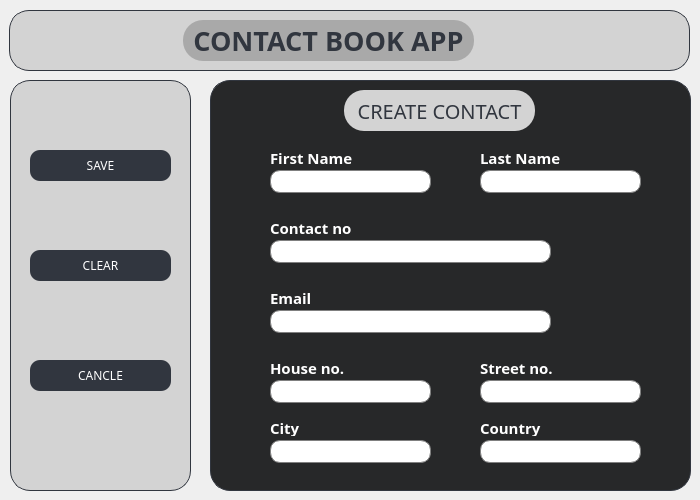
<?xml version="1.0" encoding="UTF-8"?>
<ui version="4.0">
 <class>AddContactWindow</class>
 <widget class="QDialog" name="AddContactWindow">
  <property name="geometry">
   <rect>
    <x>0</x>
    <y>0</y>
    <width>700</width>
    <height>500</height>
   </rect>
  </property>
  <property name="windowTitle">
   <string>Dialog</string>
  </property>
  <property name="styleSheet">
   <string notr="true">QForm
{
	background-color: black;
}</string>
  </property>
  <widget class="QFrame" name="UpperPanel">
   <property name="geometry">
    <rect>
     <x>9</x>
     <y>10</y>
     <width>681</width>
     <height>61</height>
    </rect>
   </property>
   <property name="maximumSize">
    <size>
     <width>16777215</width>
     <height>16777215</height>
    </size>
   </property>
   <property name="styleSheet">
    <string notr="true">QFrame {
    background-color: lightgray;
    border: 1px solid #31363F;
    border-radius: 20px;
}

QFrame:hover {
    background-color: darkgray;
}</string>
   </property>
   <property name="frameShape">
    <enum>QFrame::StyledPanel</enum>
   </property>
   <property name="frameShadow">
    <enum>QFrame::Raised</enum>
   </property>
   <widget class="QLabel" name="Heading">
    <property name="geometry">
     <rect>
      <x>174</x>
      <y>10</y>
      <width>291</width>
      <height>41</height>
     </rect>
    </property>
    <property name="font">
     <font>
      <family>Unispace</family>
      <pointsize>20</pointsize>
      <bold>true</bold>
     </font>
    </property>
    <property name="styleSheet">
     <string notr="true">QLabel
{
	background-color: darkgray;
	border: none;
	color: #31363F;
}</string>
    </property>
    <property name="text">
     <string>CONTACT BOOK APP</string>
    </property>
    <property name="alignment">
     <set>Qt::AlignCenter</set>
    </property>
   </widget>
  </widget>
  <widget class="QFrame" name="LeftPanel">
   <property name="geometry">
    <rect>
     <x>10</x>
     <y>80</y>
     <width>181</width>
     <height>411</height>
    </rect>
   </property>
   <property name="styleSheet">
    <string notr="true">QFrame {
    background-color: lightgray;
    border: 1px solid #31363F;
    border-radius: 20px;
}

QFrame:hover {
    background-color: darkgray;
}</string>
   </property>
   <property name="frameShape">
    <enum>QFrame::StyledPanel</enum>
   </property>
   <property name="frameShadow">
    <enum>QFrame::Raised</enum>
   </property>
   <widget class="QPushButton" name="SaveContactButton">
    <property name="geometry">
     <rect>
      <x>20</x>
      <y>70</y>
      <width>141</width>
      <height>31</height>
     </rect>
    </property>
    <property name="font">
     <font>
      <family>Unispace</family>
     </font>
    </property>
    <property name="cursor">
     <cursorShape>PointingHandCursor</cursorShape>
    </property>
    <property name="styleSheet">
     <string notr="true">QPushButton {
    background-color: #31363F;
    color: white;
    border: none;
    padding: 8px 16px;
    border-radius: 10px;
}
QPushButton:hover {
    background-color: #CED4DA;
    color: #4CAF50;
}</string>
    </property>
    <property name="text">
     <string>SAVE</string>
    </property>
   </widget>
   <widget class="QPushButton" name="CancelAddContact">
    <property name="geometry">
     <rect>
      <x>20</x>
      <y>280</y>
      <width>141</width>
      <height>31</height>
     </rect>
    </property>
    <property name="font">
     <font>
      <family>Unispace</family>
     </font>
    </property>
    <property name="cursor">
     <cursorShape>PointingHandCursor</cursorShape>
    </property>
    <property name="styleSheet">
     <string notr="true">QPushButton {
    background-color: #31363F;
    color: white;
    border: none;
    padding: 8px 16px;
    border-radius: 10px;
}
QPushButton:hover {
    background-color: #CED4DA;
    color: #4CAF50;
}</string>
    </property>
    <property name="text">
     <string>CANCLE</string>
    </property>
   </widget>
   <widget class="QPushButton" name="ClearButton">
    <property name="geometry">
     <rect>
      <x>20</x>
      <y>170</y>
      <width>141</width>
      <height>31</height>
     </rect>
    </property>
    <property name="font">
     <font>
      <family>Unispace</family>
     </font>
    </property>
    <property name="cursor">
     <cursorShape>PointingHandCursor</cursorShape>
    </property>
    <property name="styleSheet">
     <string notr="true">QPushButton {
    background-color: #31363F;
    color: white;
    border: none;
    padding: 8px 16px;
    border-radius: 10px;
}
QPushButton:hover {
    background-color: #CED4DA;
    color: #4CAF50;
}</string>
    </property>
    <property name="text">
     <string>CLEAR</string>
    </property>
   </widget>
  </widget>
  <widget class="QFrame" name="RightPanel">
   <property name="geometry">
    <rect>
     <x>210</x>
     <y>80</y>
     <width>481</width>
     <height>411</height>
    </rect>
   </property>
   <property name="styleSheet">
    <string notr="true">QFrame
{
	background-color: #272829;
	border: 1px solid #31363F;
	border-radius:20px;
}</string>
   </property>
   <property name="frameShape">
    <enum>QFrame::StyledPanel</enum>
   </property>
   <property name="frameShadow">
    <enum>QFrame::Raised</enum>
   </property>
   <widget class="QLabel" name="OperationHeading">
    <property name="geometry">
     <rect>
      <x>134</x>
      <y>10</y>
      <width>191</width>
      <height>41</height>
     </rect>
    </property>
    <property name="font">
     <font>
      <family>Unispace</family>
      <pointsize>15</pointsize>
      <bold>false</bold>
     </font>
    </property>
    <property name="styleSheet">
     <string notr="true">QLabel
{
	border: none;
	background-color: lightgray;
	color: #31363F;
}</string>
    </property>
    <property name="text">
     <string>CREATE CONTACT</string>
    </property>
    <property name="alignment">
     <set>Qt::AlignCenter</set>
    </property>
   </widget>
   <widget class="QLabel" name="FirstNameHeading">
    <property name="geometry">
     <rect>
      <x>60</x>
      <y>70</y>
      <width>91</width>
      <height>16</height>
     </rect>
    </property>
    <property name="font">
     <font>
      <family>Unispace</family>
      <pointsize>11</pointsize>
      <bold>true</bold>
     </font>
    </property>
    <property name="styleSheet">
     <string notr="true">QLabel
{
	color: white;
	border: none;
}</string>
    </property>
    <property name="text">
     <string>First Name</string>
    </property>
   </widget>
   <widget class="QLabel" name="ContactNumberHeading">
    <property name="geometry">
     <rect>
      <x>60</x>
      <y>140</y>
      <width>91</width>
      <height>16</height>
     </rect>
    </property>
    <property name="font">
     <font>
      <family>Unispace</family>
      <pointsize>11</pointsize>
      <bold>true</bold>
     </font>
    </property>
    <property name="styleSheet">
     <string notr="true">QLabel
{
	color: white;
	border: none;
}</string>
    </property>
    <property name="text">
     <string>Contact no</string>
    </property>
   </widget>
   <widget class="QLabel" name="HouseHeading">
    <property name="geometry">
     <rect>
      <x>60</x>
      <y>280</y>
      <width>141</width>
      <height>16</height>
     </rect>
    </property>
    <property name="font">
     <font>
      <family>Unispace</family>
      <pointsize>11</pointsize>
      <bold>true</bold>
     </font>
    </property>
    <property name="styleSheet">
     <string notr="true">QLabel
{
	color: white;
	border: none;
}</string>
    </property>
    <property name="text">
     <string>House no.</string>
    </property>
   </widget>
   <widget class="QLineEdit" name="FirstNameInput">
    <property name="geometry">
     <rect>
      <x>60</x>
      <y>90</y>
      <width>161</width>
      <height>23</height>
     </rect>
    </property>
    <property name="font">
     <font>
      <pointsize>10</pointsize>
      <bold>true</bold>
     </font>
    </property>
    <property name="styleSheet">
     <string notr="true">QLineEdit {
    border: 1px solid gray;
    border-radius: 10px;
    color: darkgray; 
}</string>
    </property>
   </widget>
   <widget class="QLineEdit" name="LastNameInput">
    <property name="geometry">
     <rect>
      <x>270</x>
      <y>90</y>
      <width>161</width>
      <height>23</height>
     </rect>
    </property>
    <property name="font">
     <font>
      <pointsize>10</pointsize>
      <bold>true</bold>
     </font>
    </property>
    <property name="styleSheet">
     <string notr="true">QLineEdit {
    border: 1px solid gray;
    border-radius: 10px;
    color: darkgray; 
}
</string>
    </property>
   </widget>
   <widget class="QLineEdit" name="PhoneNumberInput">
    <property name="geometry">
     <rect>
      <x>60</x>
      <y>160</y>
      <width>281</width>
      <height>23</height>
     </rect>
    </property>
    <property name="font">
     <font>
      <pointsize>10</pointsize>
      <bold>true</bold>
     </font>
    </property>
    <property name="styleSheet">
     <string notr="true">QLineEdit {
    border: 1px solid gray;
    border-radius: 10px;
    color: darkgray; 
}
</string>
    </property>
   </widget>
   <widget class="QLineEdit" name="EmailAddressInput">
    <property name="geometry">
     <rect>
      <x>60</x>
      <y>230</y>
      <width>281</width>
      <height>23</height>
     </rect>
    </property>
    <property name="font">
     <font>
      <pointsize>10</pointsize>
      <bold>true</bold>
     </font>
    </property>
    <property name="styleSheet">
     <string notr="true">QLineEdit {
    border: 1px solid gray;
    border-radius: 10px;
    color: darkgray; 
}
</string>
    </property>
   </widget>
   <widget class="QLineEdit" name="HouseInput">
    <property name="geometry">
     <rect>
      <x>60</x>
      <y>300</y>
      <width>161</width>
      <height>23</height>
     </rect>
    </property>
    <property name="font">
     <font>
      <pointsize>10</pointsize>
      <bold>true</bold>
     </font>
    </property>
    <property name="styleSheet">
     <string notr="true">QLineEdit {
    border: 1px solid gray;
    border-radius: 10px;
    color: darkgray; 
}
</string>
    </property>
   </widget>
   <widget class="QLineEdit" name="CountryInput">
    <property name="geometry">
     <rect>
      <x>270</x>
      <y>360</y>
      <width>161</width>
      <height>23</height>
     </rect>
    </property>
    <property name="font">
     <font>
      <pointsize>10</pointsize>
      <bold>true</bold>
     </font>
    </property>
    <property name="styleSheet">
     <string notr="true">QLineEdit {
    border: 1px solid gray;
    border-radius: 10px;
    color: darkgray; 
}
</string>
    </property>
   </widget>
   <widget class="QLineEdit" name="CityInput">
    <property name="geometry">
     <rect>
      <x>60</x>
      <y>360</y>
      <width>161</width>
      <height>23</height>
     </rect>
    </property>
    <property name="font">
     <font>
      <pointsize>10</pointsize>
      <bold>true</bold>
     </font>
    </property>
    <property name="styleSheet">
     <string notr="true">QLineEdit {
    border: 1px solid gray;
    border-radius: 10px;
    color: darkgray; 
}
</string>
    </property>
   </widget>
   <widget class="QLineEdit" name="StreetInput">
    <property name="geometry">
     <rect>
      <x>270</x>
      <y>300</y>
      <width>161</width>
      <height>23</height>
     </rect>
    </property>
    <property name="font">
     <font>
      <pointsize>10</pointsize>
      <bold>true</bold>
     </font>
    </property>
    <property name="styleSheet">
     <string notr="true">QLineEdit {
    border: 1px solid gray;
    border-radius: 10px;
    color: darkgray; 
}
</string>
    </property>
   </widget>
   <widget class="QLabel" name="LastNameHeading">
    <property name="geometry">
     <rect>
      <x>270</x>
      <y>70</y>
      <width>91</width>
      <height>16</height>
     </rect>
    </property>
    <property name="font">
     <font>
      <family>Unispace</family>
      <pointsize>11</pointsize>
      <bold>true</bold>
     </font>
    </property>
    <property name="styleSheet">
     <string notr="true">QLabel
{
	color: white;
	border: none;
}</string>
    </property>
    <property name="text">
     <string>Last Name</string>
    </property>
   </widget>
   <widget class="QLabel" name="EmailHeading">
    <property name="geometry">
     <rect>
      <x>60</x>
      <y>210</y>
      <width>91</width>
      <height>16</height>
     </rect>
    </property>
    <property name="font">
     <font>
      <family>Unispace</family>
      <pointsize>11</pointsize>
      <bold>true</bold>
     </font>
    </property>
    <property name="styleSheet">
     <string notr="true">QLabel
{
	color: white;
	border: none;
}</string>
    </property>
    <property name="text">
     <string>Email</string>
    </property>
   </widget>
   <widget class="QLabel" name="StreetHeading">
    <property name="geometry">
     <rect>
      <x>270</x>
      <y>280</y>
      <width>141</width>
      <height>16</height>
     </rect>
    </property>
    <property name="font">
     <font>
      <family>Unispace</family>
      <pointsize>11</pointsize>
      <bold>true</bold>
     </font>
    </property>
    <property name="styleSheet">
     <string notr="true">QLabel
{
	color: white;
	border: none;
}</string>
    </property>
    <property name="text">
     <string>Street no.</string>
    </property>
   </widget>
   <widget class="QLabel" name="CityHeading">
    <property name="geometry">
     <rect>
      <x>60</x>
      <y>340</y>
      <width>141</width>
      <height>16</height>
     </rect>
    </property>
    <property name="font">
     <font>
      <family>Unispace</family>
      <pointsize>11</pointsize>
      <bold>true</bold>
     </font>
    </property>
    <property name="styleSheet">
     <string notr="true">QLabel
{
	color: white;
	border: none;
}</string>
    </property>
    <property name="text">
     <string>City</string>
    </property>
   </widget>
   <widget class="QLabel" name="CountryHeading">
    <property name="geometry">
     <rect>
      <x>270</x>
      <y>340</y>
      <width>141</width>
      <height>16</height>
     </rect>
    </property>
    <property name="font">
     <font>
      <family>Unispace</family>
      <pointsize>11</pointsize>
      <bold>true</bold>
     </font>
    </property>
    <property name="styleSheet">
     <string notr="true">QLabel
{
	color: white;
	border: none;
}</string>
    </property>
    <property name="text">
     <string>Country</string>
    </property>
   </widget>
  </widget>
 </widget>
 <resources/>
 <connections/>
</ui>
